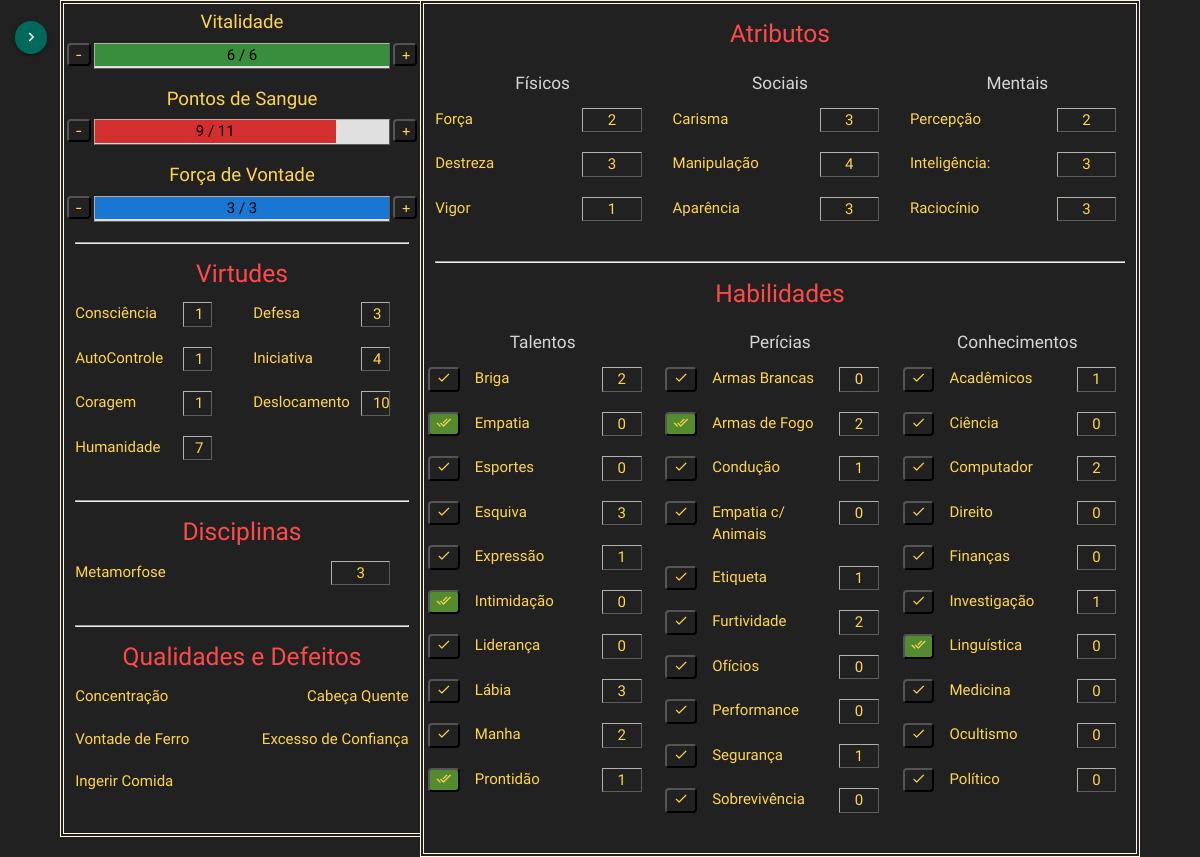
The page /ficha/1/ on the database as committed earlier.
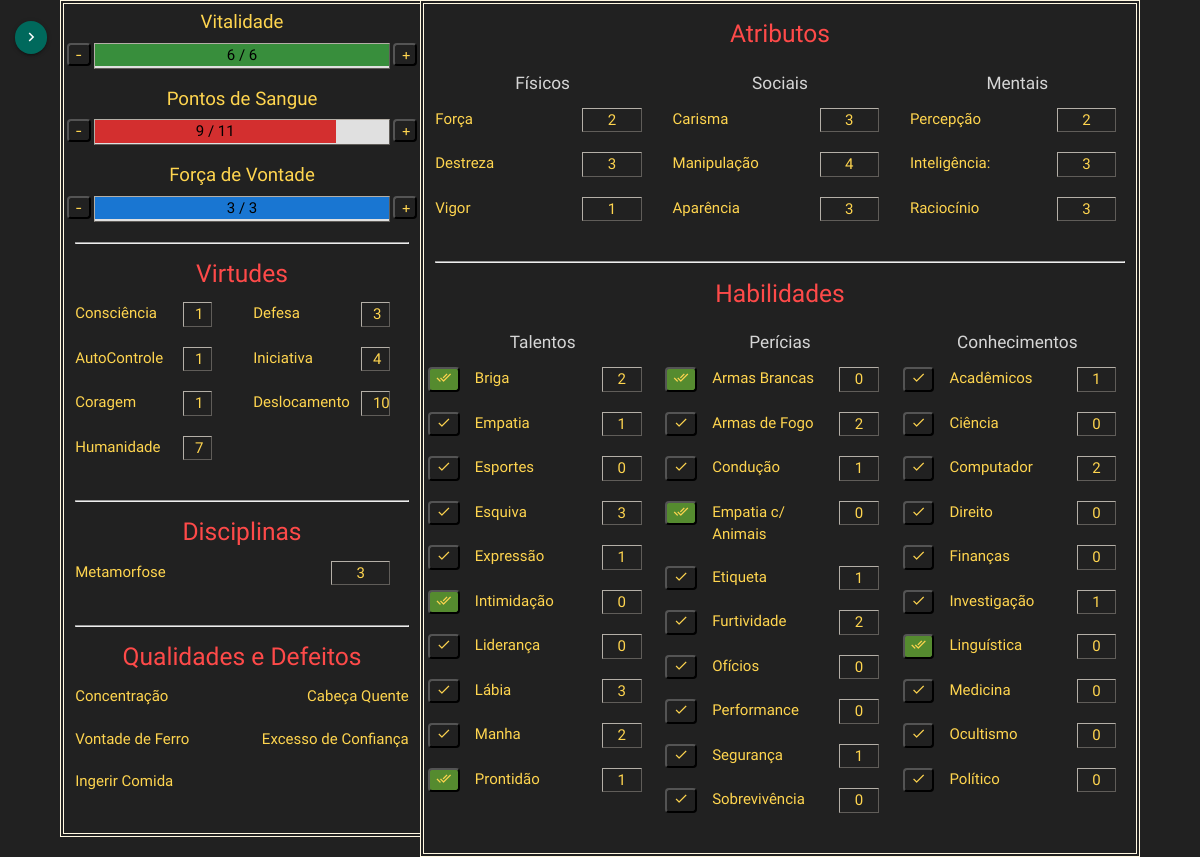
The same page on the database as committed later.
### core/models/model_ficha.py (models this page shows, shortened)
class Ficha(models.Model):
    class Meta:
        verbose_name = ('ficha')
        verbose_name_plural = ('fichas')
    id_personagem = models.ForeignKey('Personagem', on_delete=models.CASCADE)
    forca_vontade = models.IntegerField(null=False, default=0)
    forca_vontade_max = models.IntegerField(null=False, default=0)
    pontos_sangue = models.IntegerField(null=False, default=0)
    pontos_sangue_max = models.IntegerField(null=False, default=0)
    vitalidade = models.IntegerField(null=False, default=0)
    vitalidade_max = models.IntegerField(null=False, default=0)
    experiencia = models.IntegerField(null=False, default=0)
    forca = models.IntegerField(null=True, blank=False, default=1)
    destreza = models.IntegerField(null=True, blank=False, default=1)
    vigor = models.IntegerField(null=True, blank=False, default=1)
    carisma = models.IntegerField(null=True, blank=False, default=1)
    manipulacao = models.IntegerField(null=True, blank=False, default=1)
    aparencia = models.IntegerField(null=True, blank=False, default=1)
    percepcao = models.IntegerField(null=True, blank=False, default=1)
    inteligencia = models.IntegerField(null=True, blank=False, default=1)
    raciocinio = models.IntegerField(null=True, blank=False, default=1)
    defesa = models.IntegerField(null=True, blank=True)
    iniciativa = models.IntegerField(null=True, blank=True)
    deslocamento = models.IntegerField(null=True, blank=True)
    consciencia = models.IntegerField(null=True, blank=True)
    autocontrole = models.IntegerField(null=True, blank=True)
    coragem = models.IntegerField(null=True, blank=True)
    humanidade = models.IntegerField(null=True, blank=True)
    def calculaPorcentagens(self):
        retorno = {}
        retorno['vitalidade'] = 100 * (self.vitalidade / self.vitalidade_max)
        retorno['sangue'] = 100 * (self.pontos_sangue / self.pontos_sangue_max)
        retorno['vontade'] = 100 * (self.forca_vontade / self.forca_vontade_max)
        return retorno

### core/models/model_extra.py (models this page shows, shortened)
class Extra(models.Model):
    class Meta:
        verbose_name = ('extra')
        verbose_name_plural = ('extras')
    class Tipo(models.IntegerChoices):
        DISCIPLINA = 1
        ANTECENDENTE = 2
        QUALIDADE = 3
        DEFEITO = 4
        INVENTARIO = 5
    id_personagem = models.ForeignKey('Personagem', on_delete=models.CASCADE)
    titulo = models.CharField(max_length=150, null=True, blank=True)
    descricao = models.CharField(max_length=500, null=True, blank=True)
    valor = models.IntegerField(null=True, blank=True)
    tipo = models.IntegerField(choices=Tipo.choices)

### core/models/model_habilidade.py (models this page shows, shortened)
class Habilidade(models.Model):
    class Meta:
        verbose_name = ('habilidade')
        verbose_name_plural = ('habilidades')
        ordering = ['titulo']
    class Tipo(models.IntegerChoices):
        TALENTO = 1
        PERICIA = 2
        CONHECIMENTO = 3
    ficha = models.ForeignKey('Ficha', on_delete=models.CASCADE)
    tipo = models.IntegerField(choices=Tipo.choices)
    titulo = models.CharField(max_length=150, null=True, blank=True)
    valor = models.IntegerField(null=True, blank=False, default=0)
    checked = models.BooleanField(default=False)

### core/views/view_ficha_visualizacao.py (the view)
# urls.py: path('ficha/<int:pk>/', views.ficha, name='ficha'),
def ficha(request, pk, template_name="core/ficha.html"):
    entidade = {}
    personagem = get_object_or_404(Personagem, pk=pk)
    entidade['personagem'] = personagem
    ficha = Ficha.objects.get(id_personagem=personagem.pk)
    entidade['ficha'] = ficha
    entidade['porcentagem'] = ficha.calculaPorcentagens()
    habilidades = Habilidade.objects.all().filter(ficha=ficha.id)
    if habilidades.exists():
        entidade['habilidades'] = habilidades
    disciplinas = Extra.objects.all().filter(id_personagem=personagem.pk, tipo=1)
    if disciplinas.exists():
        entidade['disciplinas'] = disciplinas
    antecendentes = Extra.objects.all().filter(id_personagem=personagem.pk, tipo=2)
    if antecendentes.exists():
        entidade['antecendentes'] = antecendentes
    qualidades = Extra.objects.all().filter(id_personagem=personagem.pk, tipo=3)
    if qualidades.exists():
        entidade['qualidades'] = qualidades
    defeitos = Extra.objects.all().filter(id_personagem=personagem.pk, tipo=4)
    if defeitos.exists:
        entidade['defeitos'] = defeitos
    inventario = Extra.objects.all().filter(id_personagem=personagem.pk, tipo=5)
    if inventario.exists():
        entidade['inventario'] = inventario
    entidade['imagem'] = "img/token_" + str(personagem.pk) + ".png"
    return render(request, template_name, {'entidade': entidade})

### core/templates/core/ficha.html (shortened to what this page needs)
{% extends 'core/baseTemplate.html' %}
{% block conteudo %}
<div class="col s4 col-esquerda">
    <div class="row row-title-barra">
        <div class = 'col s12'> <h3> Vitalidade </h3> </div>
    </div>
    <div class="row">
        <div class = 'col s1 col-btn'>
            <form action="{% url 'diminui_vida' entidade.personagem.pk %}"  method="get"> {% csrf_token %}
                <button class="btn-alt-stats" type="submit" value="-"> - </button>
            </form>
        </div>
        <div class = 'col s10 col-valor porcentagem black-text'>
            <div class = 'porcentagem-barra-verde black-text' style="width: {{ entidade.porcentagem.vitalidade }}%;">
                {{entidade.ficha.vitalidade}} / {{entidade.ficha.vitalidade_max}}
            </div>
        </div>
        <div class = 'col s1 col-btn'>
            <form action="{% url 'aumenta_vida' entidade.personagem.pk %}"  method="get"> {% csrf_token %}
                <button class="btn-alt-stats" type="submit" value="+"> + </button>
            </form>
        </div>
    </div>
    <div class="row row-title-barra">
        <div class = 'col s12'> <h3> Pontos de Sangue </h3> </div>
    </div>
    <div class = 'row'>
        <div class = 'col s1 col-btn'>
            <form action="{% url 'diminui_sangue' entidade.personagem.pk %}"  method="get"> {% csrf_token %}
                <button class="btn-alt-stats" type="submit" value="-"> - </button>
            </form>
        </div>
        <div class = 'col s10 col-valor porcentagem'>
            <div class = 'porcentagem-barra-vermelha black-text' style="width: {{ entidade.porcentagem.sangue }}%;">
                {{entidade.ficha.pontos_sangue}} / {{entidade.ficha.pontos_sangue_max}}
            </div>
        </div>
        <div class = 'col s1 col-btn'>
            <form action="{% url 'aumenta_sangue' entidade.personagem.pk %}"  method="get"> {% csrf_token %}
                <button class="btn-alt-stats" type="submit" value="+"> + </button>
            </form>
        </div>
    </div>
    <div class="row row-title-barra">
        <div class = 'col s12'> <h3> Força de Vontade </h3> </div>
    </div>
    <div class = 'row'>
        <div class = 'col s1 col-btn'>
            <form action="{% url 'diminui_p_vontade' entidade.personagem.pk %}"  method="get"> {% csrf_token %}
                <button class="btn-alt-stats" type="submit" value="-"> - </button>
            </form>
        </div>
        <div class = 'col s10 col-valor porcentagem'>
            <div class = 'porcentagem-barra-azul black-text' style="width: {{ entidade.porcentagem.vontade }}%;">
                {{entidade.ficha.forca_vontade}} / {{entidade.ficha.forca_vontade_max}}
            </div>
        </div>
        <div class = 'col s1 col-btn'>
            <form action="{% url 'aumenta_p_vontade' entidade.personagem.pk %}"  method="get"> {% csrf_token %}
                <button class="btn-alt-stats" type="submit" value="+"> + </button>
            </form>
        </div>
    </div>
    <hr>
    <h5 class = 'title-session'>  Virtudes  </h5>
    <div class="row">
        <div class = 'col s6'>
            <div class = 'row'>
                <div class = 'col s8 col-titulo'> Consciência </div>
                <div class = 'col s2 col-valor'> {{entidade.ficha.consciencia}} </div>
            </div>
            <div class = 'row'>
                <div class = 'col s8 col-titulo'> AutoControle </div>
                <div class = 'col s2 col-valor'> {{entidade.ficha.autocontrole}} </div>
            </div>
            <div class = 'row'>
                <div class = 'col s8 col-titulo'> Coragem </div>
                <div class = 'col s2 col-valor'> {{entidade.ficha.coragem}} </div>
            </div>
            <div class = 'row'>
                <div class = 'col s8 col-titulo'> Humanidade </div>
                <div class = 'col s2 col-valor'> {{entidade.ficha.humanidade}} </div>
            </div>
        </div>
        <div class = 'col s6'>
            <div class = 'row'>
                <div class = 'col s8 col-titulo'> Defesa </div>
                <div class = 'col s2 col-valor'> {{entidade.ficha.defesa}} </div>
            </div>
            <div class = 'row'>
                <div class = 'col s8 col-titulo'> Iniciativa </div>
                <div class = 'col s2 col-valor'> {{entidade.ficha.iniciativa}} </div>
            </div>
            <div class = 'row'>
                <div class = 'col s8 col-titulo'> Deslocamento </div>
                <div class = 'col s2 col-valor'> {{entidade.ficha.deslocamento}} </div>
            </div>
        </div>
    </div>
    {% if entidade.disciplinas != None %}
    <hr>
    <div class="row">
        <h5 class = 'title-session'> Disciplinas </h5>
        <div class="col s12">
            {% for disciplina in entidade.disciplinas %}
            <div class = 'row'>
                <div class = 'col s9 col-titulo'> {{ disciplina.titulo }} </div>
                <div class = 'col s2 col-valor'> {{disciplina.valor}} </div>
            </div>
            {% endfor %}
        </div>
    </div>
    {% endif %}
    {% if entidade.qualidades != None or entidade.defeitos != None %}
    <hr>
    <div class="row">
        <h5 class = 'title-session'>  Qualidades e Defeitos  </h5>
        <div class="col s6">
            {% for qualidade in entidade.qualidades %}
            <div class = 'row'>
                <div class = 'col s12 col-titulo'> {{ qualidade.titulo }} </div>
            </div>
            {% endfor %}
        </div>
        <div class="col s6">
            {% for defeito in entidade.defeitos %}
            <div class = 'row' style="text-align:right;">
                <div class = 'col s12 col-titulo'> {{ defeito.titulo }} </div>
            </div>
            {% endfor %}
        </div>
    </div>
    {% endif %}
</div>
<div class="col s8 col-direita">
    <h5 class = 'title-session'>  Atributos  </h5>
    <div class = 'row'>
        <div class = 'col s4'>
            <h6 class = 'subtitle-session'> Físicos </h6>
            <div class = 'row'>
                <div class = 'col s8 col-titulo'> Força </div>
                <div class = 'col s3 col-valor'> {{entidade.ficha.forca}} </div>
            </div>
            <div class = 'row'>
                <div class = 'col s8 col-titulo'> Destreza </div>
                <div class = 'col s3 col-valor'> {{entidade.ficha.destreza}} </div>
            </div>
            <div class = 'row'>
                <div class = 'col s8 col-titulo'> Vigor </div>
                <div class = 'col s3 col-valor'> {{entidade.ficha.vigor}} </div>
            </div>
        </div>
        <div class = 'col s4'>
            <h6 class = 'subtitle-session'> Sociais </h6>
            <div class = 'row'>
                <div class = 'col s8 col-titulo'> Carisma </div>
                <div class = 'col s3 col-valor'> {{entidade.ficha.carisma}} </div>
            </div>
            <div class = 'row'>
                <div class = 'col s8 col-titulo'> Manipulação </div>
                <div class = 'col s3 col-valor'> {{entidade.ficha.manipulacao}} </div>
            </div>
            <div class = 'row'>
                <div class = 'col s8 col-titulo'> Aparência </div>
                <div class = 'col s3 col-valor'> {{entidade.ficha.aparencia}} </div>
            </div>
        </div>
        <div class = 'col s4'>
            <h6 class = 'subtitle-session'> Mentais </h6>
            <div class = 'row'>
                <div class = 'col s8 col-titulo'> Percepção </div>
                <div class = 'col s3 col-valor'> {{entidade.ficha.percepcao}} </div>
            </div>
            <div class = 'row'>
                <div class = 'col s8 col-titulo'> Inteligência: </div>
                <div class = 'col s3 col-valor'> {{entidade.ficha.inteligencia}} </div>
            </div>
            <div class = 'row'>
                <div class = 'col s8 col-titulo'> Raciocínio </div>
                <div class = 'col s3 col-valor'> {{entidade.ficha.raciocinio}} </div>
            </div>
        </div>
    </div>
    <hr>
    <div class="row">
        <h5 class = 'title-session'> Habilidades  </h5>
        <div class="col s4">
            <h6 class = 'subtitle-session'> Talentos </h6>
            {% for habilidade in entidade.habilidades %}
                {% if habilidade.tipo == 1 %}
                    <div class = 'row'>
                        <div class = 'col s2 col-btn'>
                            <form action="{% url 'check_campo' %}"  method="post"> {% csrf_token %}
                                {% if habilidade.checked == True %}
                                    <button type="submit" class="btn-alt-stats vcheck"><i class="tiny material-icons"> done_all </i></button>
                                {% endif %}
                                {% if habilidade.checked == False %}
                                    <button class="btn-alt-stats" type="submit"> <i class="tiny material-icons"> done </i> </button>
                                {% endif %}
                            </form>
                        </div>
                        <div class = 'col s7 col-titulo'> {{ habilidade.titulo }} </div>
                        <div class = 'col s2 col-valor'> {{ habilidade.valor }} </div>
                    </div>
                {% endif %}
            {% endfor %}
        </div>
        <div class="col s4  grey darken-4">
            <h6 class = 'subtitle-session'> Perícias </h6>
            {% for habilidade in entidade.habilidades %}
                {% if habilidade.tipo == 2 %}
                    <div class = 'row'>
                        <div class = 'col s2 col-btn'>
                            <form action="{% url 'check_campo' %}"  method="post"> {% csrf_token %}
                                {% if habilidade.checked == True %}
                                    <button type="submit" class=" btn-alt-stats vcheck"><i class="tiny material-icons"> done_all </i></button>
                                {% endif %}
                                {% if habilidade.checked == False %}
                                    <button type="submit" class="btn-alt-stats" > <i class="tiny material-icons"> done </i> </button>
                                {% endif %}
                            </form>
                        </div>
                        <div class = 'col s7 col-titulo'> {{ habilidade.titulo }} </div>
                        <div class = 'col s2 col-valor'> {{ habilidade.valor }} </div>
                    </div>
                {% endif %}
            {% endfor %}
        </div>
        <div class="col s4  grey darken-4">
            <h6 class = 'subtitle-session'> Conhecimentos </h6>
            {% for habilidade in entidade.habilidades %}
                {% if habilidade.tipo == 3 %}
                    <div class = 'row'>
                        <div class = 'col s2 col-btn'>
                            <form action="{% url 'check_campo' %}"  method="post"> {% csrf_token %}
                                {% if habilidade.checked == True %}
                                    <button type="submit" class="btn-alt-stats vcheck"><i class="tiny material-icons"> done_all </i></button>
                                {% endif %}
                                {% if habilidade.checked == False %}
                                    <button type="submit" class="btn-alt-stats"> <i class="tiny material-icons"> done </i> </button>
                                {% endif %}
                            </form>
                        </div>
                        <div class = 'col s7 col-titulo'> {{ habilidade.titulo }} </div>
                        <div class = 'col s2 col-valor'> {{ habilidade.valor }} </div>
                    </div>
                {% endif %}
            {% endfor %}
        </div>
    </div>
</div>
{% endblock conteudo %}

Rows that differ between the two databases and show on the page:
changed Habilidade "Briga": checked False → True (drawn)
changed Habilidade "Empatia": checked True → False (drawn); valor "0" → "1"
changed Habilidade "Armas Brancas": checked False → True (drawn)
changed Habilidade "Armas de Fogo": checked True → False (drawn)
changed Habilidade "Empatia c/ Animais": checked False → True (drawn)
